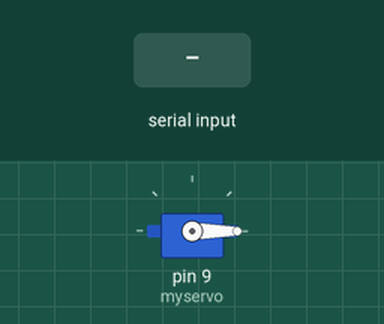
Simulated run of this sketch. Board: Arduino Uno, built with avr-gcc and run on an emulated ATmega328P. Shown: servo. Inputs (shaded band) come from the test bench.

Above: at 1.2 s.
1.3 s: "a" received over Serial
At 1.68 s:
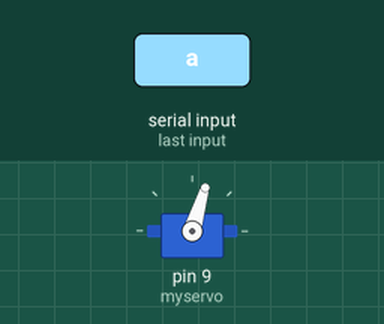
At 2.6 s:
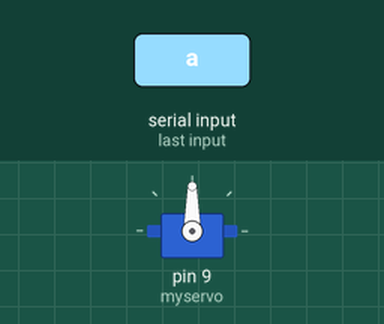
Timing chart, 0 to 8.3 s (numbered marks = the images above; inputs shaded):
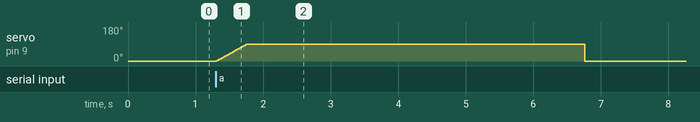

Measured:
- after the input at 1.3 s, servo on pin 9 (myservo): rises from 0° to 90° in 0.46 s, then falls to 0° in 5.0 s

The sketch:

DontForget.ino
```cpp
/* BreakfastSweep
  This project uses some SWEEP code by BARRAGAN <http://barraganstudio.com>
*/

//dont you forget about me

#include <Servo.h>
#define BAUD_RATE 9600

Servo myservo;  // create servo object to control a servo
// twelve servo objects can be created on most boards

int pos = 0;    // variable to store the servo position
int message = 0; // This will hold one byte of the serial message
void setup() {
  myservo.attach(9);  // attaches the servo on pin 9 to the servo object
  Serial.begin(BAUD_RATE);
}


void loop() {
  myservo.write(0);
  if (Serial.available() > 0) { // Check to see if there is a new message
    message = Serial.read(); // Put the serial input into the message

    if (message == 'a') { // If a capitol A is received

      for (pos = 0; pos <= 90; pos += 1) { // goes from 0 degrees to 90 degrees
        // in steps of 1 degree
        myservo.write(pos);              // tell servo to go to position in variable 'pos'
        delay(5);                       // waits 5ms for the servo to reach the position
      }

      delay(5000);
      myservo.write(0); //set back to starting position
    }
  }
}
```
